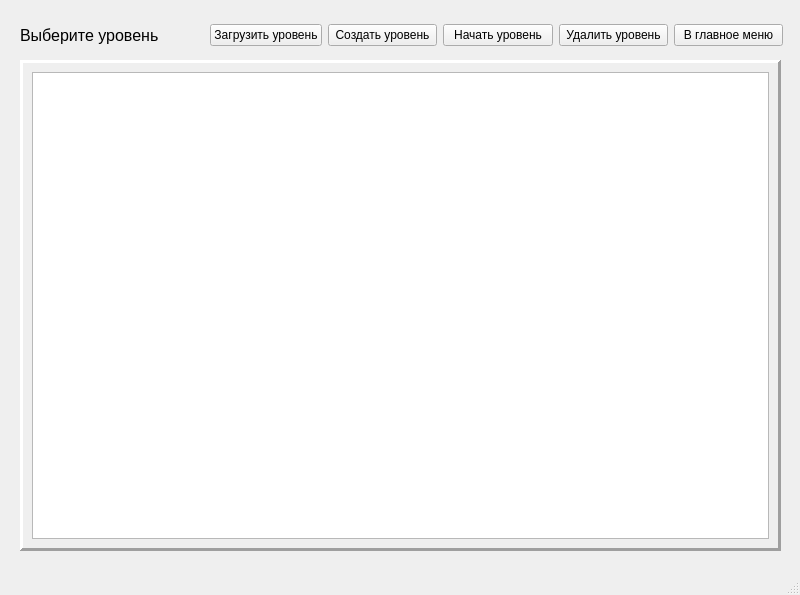
<?xml version="1.0" encoding="UTF-8"?>
<ui version="4.0">
 <class>levels</class>
 <widget class="QMainWindow" name="levels">
  <property name="geometry">
   <rect>
    <x>0</x>
    <y>0</y>
    <width>800</width>
    <height>595</height>
   </rect>
  </property>
  <property name="windowTitle">
   <string>MainWindow</string>
  </property>
  <widget class="QWidget" name="centralwidget">
   <widget class="QWidget" name="horizontalLayoutWidget">
    <property name="geometry">
     <rect>
      <x>210</x>
      <y>10</y>
      <width>573</width>
      <height>51</height>
     </rect>
    </property>
    <layout class="QHBoxLayout" name="horizontalLayout">
     <item>
      <widget class="QPushButton" name="download">
       <property name="text">
        <string>Загрузить уровень</string>
       </property>
      </widget>
     </item>
     <item>
      <widget class="QPushButton" name="create">
       <property name="text">
        <string>Создать уровень</string>
       </property>
      </widget>
     </item>
     <item>
      <widget class="QPushButton" name="beginLevel">
       <property name="text">
        <string>Начать уровень</string>
       </property>
      </widget>
     </item>
     <item>
      <widget class="QPushButton" name="deleteLevel">
       <property name="text">
        <string>Удалить уровень</string>
       </property>
      </widget>
     </item>
     <item>
      <widget class="QPushButton" name="exit">
       <property name="text">
        <string>В главное меню</string>
       </property>
      </widget>
     </item>
    </layout>
   </widget>
   <widget class="QFrame" name="frame">
    <property name="geometry">
     <rect>
      <x>20</x>
      <y>60</y>
      <width>761</width>
      <height>491</height>
     </rect>
    </property>
    <property name="frameShape">
     <enum>QFrame::Panel</enum>
    </property>
    <property name="frameShadow">
     <enum>QFrame::Raised</enum>
    </property>
    <property name="lineWidth">
     <number>3</number>
    </property>
    <layout class="QGridLayout" name="gridLayout_2">
     <item row="0" column="0">
      <widget class="QGraphicsView" name="graphicsView"/>
     </item>
    </layout>
   </widget>
   <widget class="QLabel" name="label">
    <property name="geometry">
     <rect>
      <x>20</x>
      <y>20</y>
      <width>201</width>
      <height>31</height>
     </rect>
    </property>
    <property name="font">
     <font>
      <pointsize>12</pointsize>
     </font>
    </property>
    <property name="text">
     <string>Выберите уровень</string>
    </property>
   </widget>
  </widget>
  <widget class="QMenuBar" name="menubar">
   <property name="geometry">
    <rect>
     <x>0</x>
     <y>0</y>
     <width>800</width>
     <height>26</height>
    </rect>
   </property>
  </widget>
  <widget class="QStatusBar" name="statusbar"/>
 </widget>
 <resources/>
 <connections/>
</ui>
